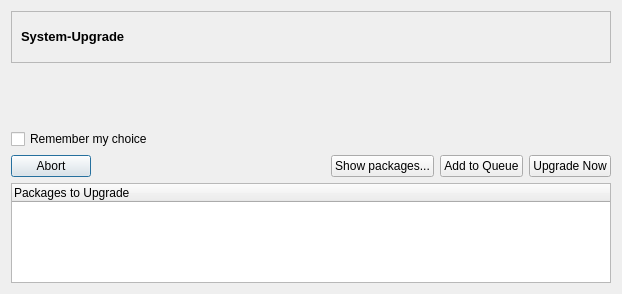
<ui version="4.0" >
 <class>upgradeDialog</class>
 <widget class="QDialog" name="upgradeDialog" >
  <property name="geometry" >
   <rect>
    <x>0</x>
    <y>0</y>
    <width>622</width>
    <height>294</height>
   </rect>
  </property>
  <property name="windowTitle" >
   <string>System Upgrade</string>
  </property>
  <property name="windowIcon" >
   <iconset resource="qtpacman.qrc" >:/Icons/icons/shaman/shaman-updates-available-32.png</iconset>
  </property>
  <layout class="QGridLayout" >
   <item row="1" column="1" >
    <layout class="QVBoxLayout" >
     <item>
      <layout class="QVBoxLayout" >
       <item>
        <widget class="QLabel" name="upgradeMessage" >
         <property name="text" >
          <string/>
         </property>
         <property name="scaledContents" >
          <bool>true</bool>
         </property>
         <property name="indent" >
          <number>0</number>
         </property>
        </widget>
       </item>
       <item>
        <spacer>
         <property name="orientation" >
          <enum>Qt::Vertical</enum>
         </property>
         <property name="sizeType" >
          <enum>QSizePolicy::Fixed</enum>
         </property>
         <property name="sizeHint" >
          <size>
           <width>20</width>
           <height>40</height>
          </size>
         </property>
        </spacer>
       </item>
      </layout>
     </item>
     <item>
      <widget class="QCheckBox" name="checkBox" >
       <property name="text" >
        <string>Remember my choice</string>
       </property>
      </widget>
     </item>
    </layout>
   </item>
   <item row="2" column="1" >
    <layout class="QHBoxLayout" >
     <item>
      <widget class="QPushButton" name="abortButton" >
       <property name="text" >
        <string>Abort</string>
       </property>
       <property name="icon" >
        <iconset resource="qtpacman.qrc" >:/Icons/icons/dialog-cancel.png</iconset>
       </property>
      </widget>
     </item>
     <item>
      <spacer>
       <property name="orientation" >
        <enum>Qt::Horizontal</enum>
       </property>
       <property name="sizeHint" >
        <size>
         <width>40</width>
         <height>20</height>
        </size>
       </property>
      </spacer>
     </item>
     <item>
      <widget class="QPushButton" name="showPackages" >
       <property name="text" >
        <string>Show packages...</string>
       </property>
       <property name="icon" >
        <iconset resource="qtpacman.qrc" >:/Icons/icons/view-list-tree.png</iconset>
       </property>
       <property name="checkable" >
        <bool>true</bool>
       </property>
      </widget>
     </item>
     <item>
      <widget class="QPushButton" name="addToQueue" >
       <property name="text" >
        <string>Add to Queue</string>
       </property>
       <property name="icon" >
        <iconset resource="qtpacman.qrc" >:/Icons/icons/list-add.png</iconset>
       </property>
      </widget>
     </item>
     <item>
      <widget class="QPushButton" name="goUpgrading" >
       <property name="text" >
        <string>Upgrade Now</string>
       </property>
       <property name="icon" >
        <iconset resource="qtpacman.qrc" >:/Icons/icons/dialog-ok-apply.png</iconset>
       </property>
      </widget>
     </item>
    </layout>
   </item>
   <item row="0" column="1" >
    <widget class="QFrame" name="frame" >
     <property name="frameShape" >
      <enum>QFrame::StyledPanel</enum>
     </property>
     <property name="frameShadow" >
      <enum>QFrame::Sunken</enum>
     </property>
     <layout class="QGridLayout" >
      <item row="0" column="0" >
       <widget class="QLabel" name="label" >
        <property name="text" >
         <string>&lt;html>&lt;head>&lt;meta name="qrichtext" content="1" />&lt;style type="text/css">
p, li { white-space: pre-wrap; }
&lt;/style>&lt;/head>&lt;body style=" font-family:'Sans Serif'; font-size:10pt; font-weight:400; font-style:normal;">
&lt;p style=" margin-top:0px; margin-bottom:0px; margin-left:0px; margin-right:0px; -qt-block-indent:0; text-indent:0px;">&lt;span style=" font-weight:600;">System-Upgrade&lt;/span>&lt;/p>&lt;/body>&lt;/html></string>
        </property>
       </widget>
      </item>
      <item row="0" column="1" >
       <widget class="QLabel" name="label_2" >
        <property name="sizePolicy" >
         <sizepolicy vsizetype="Maximum" hsizetype="Maximum" >
          <horstretch>0</horstretch>
          <verstretch>0</verstretch>
         </sizepolicy>
        </property>
        <property name="minimumSize" >
         <size>
          <width>32</width>
          <height>32</height>
         </size>
        </property>
        <property name="text" >
         <string/>
        </property>
        <property name="pixmap" >
         <pixmap resource="qtpacman.qrc" >:/Icons/icons/system-software-update.png</pixmap>
        </property>
        <property name="scaledContents" >
         <bool>true</bool>
        </property>
       </widget>
      </item>
     </layout>
    </widget>
   </item>
   <item row="3" column="1" >
    <widget class="QTreeWidget" name="treeWidget" >
     <column>
      <property name="text" >
       <string>Packages to Upgrade</string>
      </property>
     </column>
    </widget>
   </item>
  </layout>
 </widget>
 <resources>
  <include location="qtpacman.qrc" />
 </resources>
 <connections>
  <connection>
   <sender>showPackages</sender>
   <signal>toggled(bool)</signal>
   <receiver>treeWidget</receiver>
   <slot>setShown(bool)</slot>
   <hints>
    <hint type="sourcelabel" >
     <x>206</x>
     <y>139</y>
    </hint>
    <hint type="destinationlabel" >
     <x>307</x>
     <y>224</y>
    </hint>
   </hints>
  </connection>
 </connections>
</ui>
